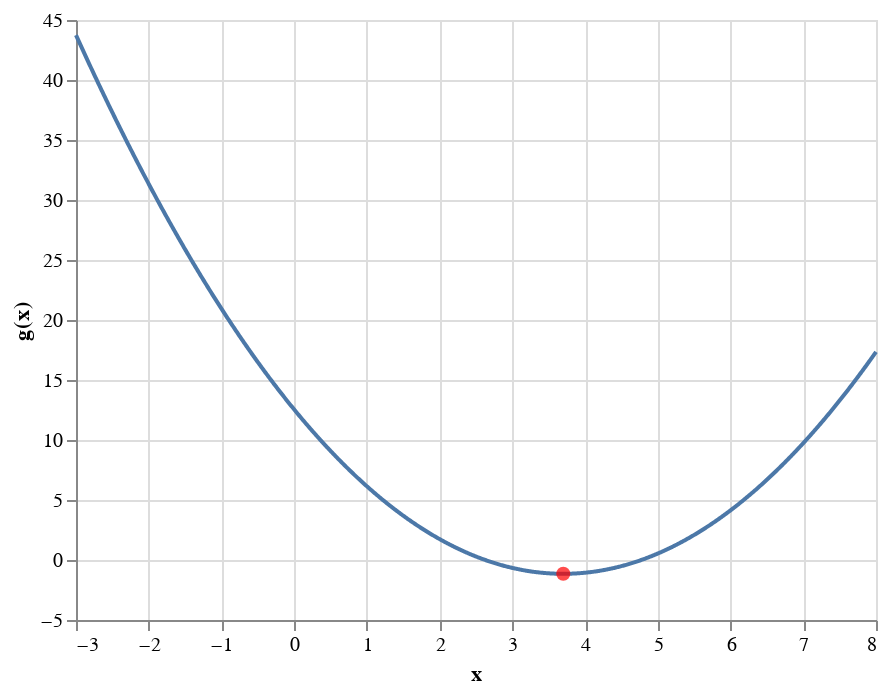

The cell this chart's notebook holds for it:
### Markdown cell above
### Exercise: Find the minimum of $g(x)$

$g(x) = (x-3.2)^2 - x + 2.3$ and $x\in\mathbb{R}$

### Code cell
def g(x): return (x-3.2)**2 - x + 2.3
def gprime(x): return 2*(x-3.2) - 1

x = np.linspace(-3, 8, num=1000)
xstar = find_minimum_1(g, gprime, step=0.1)

print('  xstar  = %f, g(xstar) = %f' % (xstar, g(xstar)))

obj = pd.DataFrame({'x':x, 'g(x)':g(x)})
sol = pd.DataFrame({'x':[xstar], 'g(x)':[g(xstar)]})

base = alt.Chart().encode(x='x:Q', y='g(x):Q')
f_obj = base.properties(data=obj).mark_line()
f_sol = base.properties(data=sol).mark_point(color='red', filled=True, size=50)

f_obj + f_sol

### Figure 1 — Vega-Lite specification as saved in the notebook (floating-point values rounded to 4 significant figures; data arrays with more than 128 entries replaced by an {"elided": "..."} marker saying what was removed)
{"config": {"view": {"continuousWidth": 400, "continuousHeight": 300}}, "layer": [{"data": {"name": "data-e13746f737e39f42e9ac4c2c518f2ec1"}, "mark": "line", "encoding": {"x": {"type": "quantitative", "field": "x"}, "y": {"type": "quantitative", "field": "g(x)"}}}, {"data": {"name": "data-593e1231b7a5cde415fa5bcbc7f30224"}, "mark": {"type": "point", "color": "red", "filled": true, "size": 50}, "encoding": {"x": {"type": "quantitative", "field": "x"}, "y": {"type": "quantitative", "field": "g(x)"}}}], "$schema": "https://vega.github.io/schema/vega-lite/v4.8.1.json", "datasets": {"data-e13746f737e39f42e9ac4c2c518f2ec1": {"elided": "1000 records"}, "data-593e1231b7a5cde415fa5bcbc7f30224": [{"x": 3.7, "g(x)": -1.15}]}}
